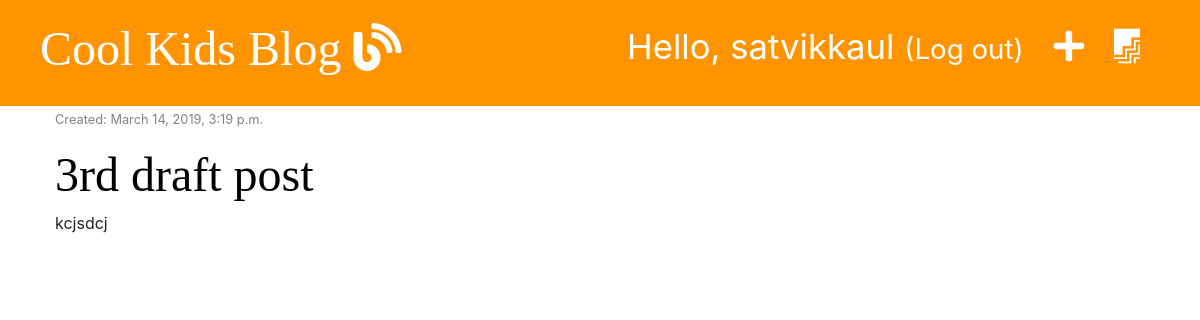
Page /drafts/ (signed in) on the earlier database version.
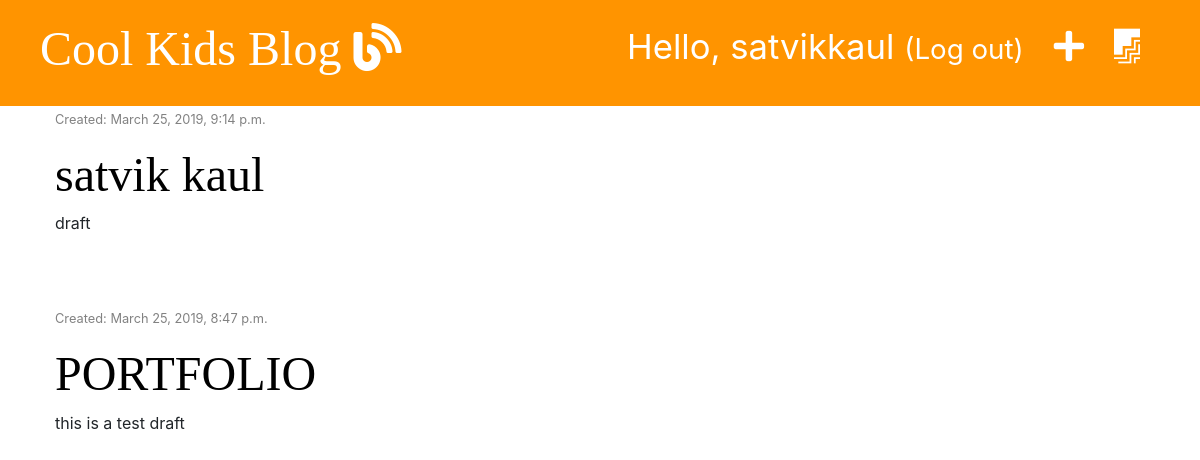
Same page on the later database version.
### blog/models.py (models this page shows, shortened)
class Post(models.Model):
    author = models.ForeignKey('auth.User', on_delete=models.CASCADE)
    title = models.CharField(max_length=200)
    text = models.TextField()
    created_date = models.DateTimeField(default=timezone.now)
    published_date = models.DateTimeField(blank=True, null=True)

### blog/views.py (the view)
# urls.py: path('drafts/', views.post_draft_list, name='post_draft_list'),
@login_required
def post_draft_list(request):
    posts = Post.objects.filter(published_date__isnull=True).order_by('-created_date')
    stuff_for_frontend = {'posts' : posts}
    return render(request, 'blog/post_draft_list.html', stuff_for_frontend)

### blog/templates/blog/post_draft_list.html (shortened to what this page needs)
{% extends 'blog/base.html' %}
{% block content %}
    {% for post in posts %}
      {% if post.author == user %}
        <div class="post">
          <p class="date"><small>Created: {{ post.created_date }} </small></p>
          <h1><a href="{% url 'post_detail' pk=post.pk %}">{{ post.title }}</a></h1>
          <p>{{ post.text|truncatechars:50 }}</p>
        </div>
      {% endif %}
    {% endfor %}
{% endblock %}

Differences in the rows shown:
removed Post: created_date "March 14, 2019, 3:19 p.m.", title "3rd draft post", text "kcjsdcj"
added Post: created_date "March 25, 2019, 9:14 p.m.", title "satvik kaul", text "draft"
added Post: created_date "March 25, 2019, 8:47 p.m.", title "PORTFOLIO", text "this is a test draft"
